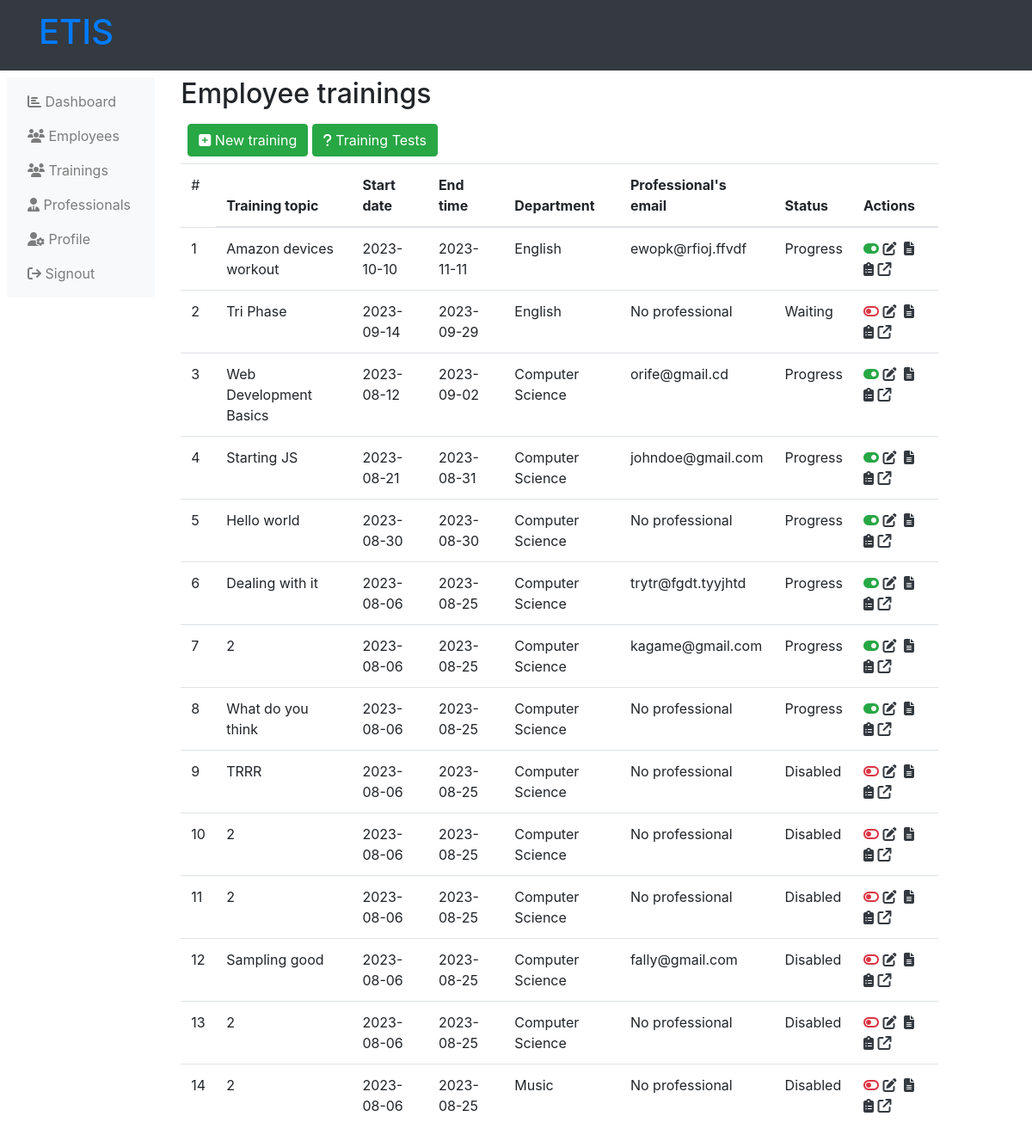
Screenshot of /administration-trainings.php (signed in) with the database file from the repository.
### tables this page shows
CREATE TABLE `trainings` (
  `training_id` int(11) NOT NULL,
  `training_topic` varchar(255) NOT NULL,
  `training_description` text NOT NULL DEFAULT 'This is the defaullt description of the trainings',
  `training_start` varchar(255) NOT NULL,
  `training_end` varchar(255) NOT NULL,
  `training_cover` varchar(255) NOT NULL,
  `training_depart` int(11) NOT NULL,
  `training_status` varchar(255) NOT NULL
);

CREATE TABLE `departments` (
  `depart_id` int(11) NOT NULL,
  `depart_name` varchar(255) NOT NULL
);

CREATE TABLE `training_professionals` (
  `tr_pro_id` int(11) NOT NULL,
  `training` int(11) NOT NULL,
  `professional` int(11) NOT NULL,
  `unique_id` text NOT NULL,
  `tr_pro_status` varchar(255) NOT NULL
);

CREATE TABLE `professionals` (
  `professional_id` int(11) NOT NULL,
  `professional_fn` varchar(255) NOT NULL,
  `professional_ln` varchar(255) NOT NULL,
  `professional_email` varchar(255) NOT NULL,
  `professional_phone` int(12) NOT NULL,
  `professional_status` varchar(255) NOT NULL
);

### administration-trainings.php (the view, shortened to what this page needs)
<?php
    include('php/connection.php');
?>
<!DOCTYPE html>
<html lang="en">
<head>
    <link rel="stylesheet" href="https://maxcdn.bootstrapcdn.com/bootstrap/4.5.2/css/bootstrap.min.css">
    <link rel="stylesheet" href="https://cdnjs.cloudflare.com/ajax/libs/font-awesome/6.4.2/css/all.min.css" />
</head>
<body>
    <?php include("php/administration-header.php"); ?>
    <div class="">
        <div class="row p-2">
            <?php
                include("php/administration-left-links.php");
            ?>
            <div class="col-md-9">
                <h2>
                    Employee trainings
                </h2>
                <div class="p-2">
                    <a class="btn btn-success" href="administration-new-trainings.php">
                        <i class="fas fa-plus-square"></i> New training
                    </a>
                    <a class="btn btn-success" href="administrator-trainings-tests.php">
                    <i class="fas fa-question"></i> Training Tests
                    </a>
                </div>
                <div class="r">
                    <table class="table table-hover table-responsive">
                        <thead>
                            <tr>
                                <td>
                                    #
                                <th>
                                    Training topic
                                </th>
                                <th>
                                    Start date
                                </th>
                                <th>
                                    End time
                                </th>
                                <th>
                                    Department
                                </th>
                                <th>
                                    Professional's email
                                </th>
                                <th>
                                    Status
                                </th>
                                <th>
                                    Actions
                                </th>
                            </tr>
                        </thead>
                        <tbody>
                            <?php
                                $get_trainings = mysqli_query($server,"SELECT * from
                                    trainings,departments
                                    WHERE
                                    trainings.training_depart = departments.depart_id
                                    ORDER BY
                                    training_end DESC,training_start DESC
                                ");
                                $count=1;
                                while ($data_trainings = mysqli_fetch_array($get_trainings)) {
                                    ?>
                                    <tr>
                                        <td>
                                            <?php echo $count++; ?>
                                        </td>
                                        <td>
                                            <?php
                                                echo $data_trainings['training_topic'];
                                            ?>
                                        </td>
                                        <td>
                                            <?php
                                                echo $data_trainings['training_start'];
                                            ?>
                                        </td>
                                        <td>
                                            <?php
                                                echo $data_trainings['training_end'];
                                            ?>
                                        </td>
                                        <td>
                                            <?php
                                                echo $data_trainings['depart_name'];
                                            ?>
                                        </td>
                                        <td>
                                            <?php
                                                $training_id = $data_trainings['training_id'];
                                                $get_professional_tr = mysqli_query($server,"SELECT * from training_professionals
                                                    WHERE training='$training_id'
                                                ");
                                                if (mysqli_num_rows($get_professional_tr) < 1) {
                                                    ?>
                                                    No professional
                                                    <?php
                                                }
                                                while ($data_profe_tr = mysqli_fetch_array($get_professional_tr)) {
                                                    $profes = $data_profe_tr['professional'];
                                                    $get_profe_info = mysqli_fetch_array(mysqli_query($server,"SELECT * from
                                                        professionals WHERE professional_id = '$profes'
                                                    "));
                                                    echo $get_profe_info['professional_email']." ";
                                                }
                                            ?>
                                        </td>
                                        <td>
                                            <?php
                                                echo $data_trainings['training_status'];
                                            ?>
                                        </td>
                                        <td>
                                            <?php
                                                if ($data_trainings['training_status'] == 'Progress') {
                                                    ?>
                                                    <a href="administrator-ban-training.php?training_id=<?php echo $data_trainings['training_id'] ?>"
                                                        class="" title="Disable training">
                                                        <i class="fas fa-toggle-on text-success"></i>
                                                    </a>
                                                    <?php
                                                }
                                                else {
                                                    ?>
                                                    <a href="administrator-unban-training.php?training_id=<?php echo $data_trainings['training_id'] ?>"
                                                        class="" title="Enable training">
                                                        <i class="fas fa-toggle-off text-danger"></i>
                                                    </a>
                                                    <?php
                                                }
                                            ?>
                                            <a href="administrator-edit-training.php?training_id=<?php echo $data_trainings['training_id'] ?>"
                                                class="" title="Edit training">
                                                <i class="fa fa-edit  text-dark"></i>
                                            </a>
                                            <a href="administration-trainings-add-content.php?training_id=<?php echo $data_trainings['training_id'] ?>" title="New training contents"
                                                class="m-1">
                                                <i class="fas fa-file-alt  text-dark"></i>
                                            </a>
                                            <a href="administrator-training-overview.php?training_id=<?php echo $data_trainings['training_id'] ?>" title="Training overview"
                                                class="">
                                                <i class="fas fa-clipboard-list text-dark"></i>
                                            </a>
                                            <a href="trainings/covers/<?php echo $data_trainings['training_cover']; ?>" title="View training image." target="_blank"
                                                class="">
                                                <i class="fa fa-external-link text-dark"></i>
                                            </a>
                                        </td>
                                    </tr>
                                    <?php
                                }
                            ?>
                        </tbody>
                    </table>
                </div>
            </div>
        </div>
    </div>
</body>
</html>

### rows the page displays
trainings: training_topic "Amazon devices workout", training_start "2023-10-10", training_end "2023-11-11", training_depart.depart_name "English", training_status "Progress"
training_professionals: professional.professional_email "ewopk@rfioj.ffvdf"
trainings: training_topic "Tri Phase", training_start "2023-09-14", training_end "2023-09-29", training_depart.depart_name "English", shows "No professional", training_status "Waiting"
trainings: training_topic "Web Development Basics", training_start "2023-08-12", training_end "2023-09-02", training_depart.depart_name "Computer Science", training_status "Progress"
training_professionals: professional.professional_email "orife@gmail.cd"
trainings: training_topic "Starting JS", training_start "2023-08-21", training_end "2023-08-31", training_depart.depart_name "Computer Science", training_status "Progress"
training_professionals: professional.professional_email "johndoe@gmail.com"
trainings: training_topic "Hello world", training_start "2023-08-30", training_end "2023-08-30", training_depart.depart_name "Computer Science", shows "No professional", training_status "Progress"
trainings: training_topic "Dealing with it", training_start "2023-08-06", training_end "2023-08-25", training_depart.depart_name "Computer Science", training_status "Progress"
training_professionals: professional.professional_email "trytr@fgdt.tyyjhtd"
trainings: training_topic "2", training_start "2023-08-06", training_end "2023-08-25", training_depart.depart_name "Computer Science", training_status "Progress"
training_professionals: professional.professional_email "kagame@gmail.com"
trainings: training_topic "What do you think", training_start "2023-08-06", training_end "2023-08-25", training_depart.depart_name "Computer Science", shows "No professional", training_status "Progress"
trainings: training_topic "TRRR", training_start "2023-08-06", training_end "2023-08-25", training_depart.depart_name "Computer Science", shows "No professional", training_status "Disabled"
trainings: training_topic "2", training_start "2023-08-06", training_end "2023-08-25", training_depart.depart_name "Computer Science", shows "No professional", training_status "Disabled"
trainings: training_topic "2", training_start "2023-08-06", training_end "2023-08-25", training_depart.depart_name "Computer Science", shows "No professional", training_status "Disabled"
trainings: training_topic "Sampling good", training_start "2023-08-06", training_end "2023-08-25", training_depart.depart_name "Computer Science", training_status "Disabled"
training_professionals: professional.professional_email "fally@gmail.com"
trainings: training_topic "2", training_start "2023-08-06", training_end "2023-08-25", training_depart.depart_name "Computer Science", shows "No professional", training_status "Disabled"
trainings: training_topic "2", training_start "2023-08-06", training_end "2023-08-25", training_depart.depart_name "Music", shows "No professional", training_status "Disabled"
